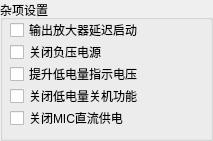
     <widget class="QGroupBox" name="groupBox_34">
      <property name="geometry">
       <rect>
        <x>1104</x>
        <y>23</y>
        <width>213</width>
        <height>141</height>
       </rect>
      </property>
      <property name="title">
       <string>杂项设置</string>
      </property>
      <widget class="QCheckBox" name="checkbox_other_hph_delay">
       <property name="geometry">
        <rect>
         <x>10</x>
         <y>22</y>
         <width>181</width>
         <height>16</height>
        </rect>
       </property>
       <property name="text">
        <string>输出放大器延迟启动</string>
       </property>
      </widget>
      <widget class="QCheckBox" name="checkbox_other_close_vneg">
       <property name="enabled">
        <bool>true</bool>
       </property>
       <property name="geometry">
        <rect>
         <x>10</x>
         <y>44</y>
         <width>181</width>
         <height>16</height>
        </rect>
       </property>
       <property name="text">
        <string>关闭负压电源</string>
       </property>
      </widget>
      <widget class="QCheckBox" name="checkbox_other_low_battery">
       <property name="geometry">
        <rect>
         <x>10</x>
         <y>66</y>
         <width>181</width>
         <height>16</height>
        </rect>
       </property>
       <property name="text">
        <string>提升低电量指示电压</string>
       </property>
      </widget>
      <widget class="QCheckBox" name="checkbox_other_low_battery_shutdown">
       <property name="geometry">
        <rect>
         <x>10</x>
         <y>88</y>
         <width>181</width>
         <height>16</height>
        </rect>
       </property>
       <property name="text">
        <string>关闭低电量关机功能</string>
       </property>
      </widget>
      <widget class="QCheckBox" name="checkbox_other_mic_supply">
       <property name="geometry">
        <rect>
         <x>10</x>
         <y>110</y>
         <width>181</width>
         <height>16</height>
        </rect>
       </property>
       <property name="text">
        <string>关闭MIC直流供电</string>
       </property>
      </widget>
     </widget>
